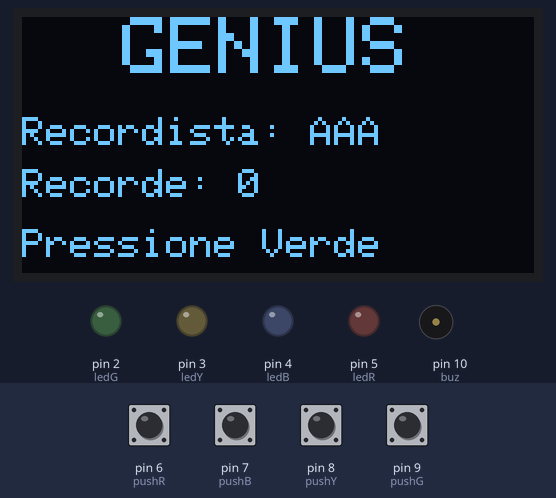
Simulated run of this sketch. Board: Arduino Uno, built with avr-gcc and run on an emulated ATmega328P. On the bench: 128×64 one-colour display, output pins drawn as LEDs (lit = HIGH), buzzer (waves = sounding). The inputs (shaded band) are chosen by the test bench; at power-on: pin 6 (pushR), pin 7 (pushB), pin 8 (pushY), pin 9 (pushG) LOW. Random numbers use the default seed unless the sketch sets one; EEPROM starts erased.

Above: at 0.8 s.
0.9 s: pin 9 (pushG) pulled HIGH for 0.15 s
At 1.7 s:
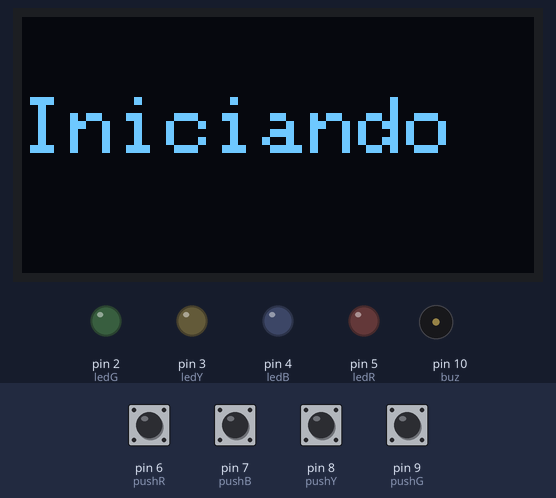
4.0 s: pin 6 (pushR) pulled HIGH for 1 s
At 6.6 s:
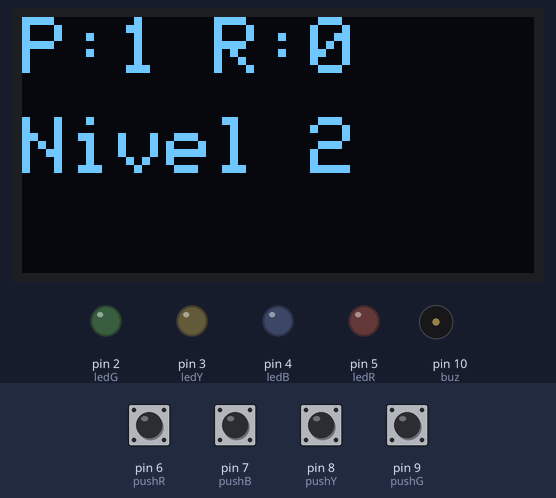
8.0 s: pin 7 (pushB) pulled HIGH for 1 s
At 12.1 s:
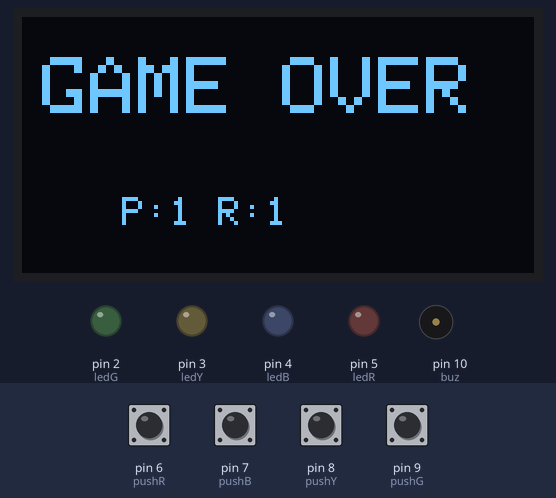
16.7 s: pin 8 (pushY) pulled HIGH for 0.15 s
At 17.4 s:
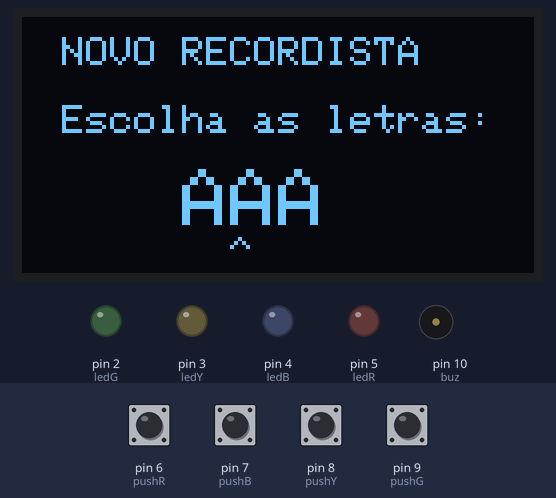
18.5 s: pin 6 (pushR) pulled HIGH for 0.15 s
At 19.9 s:
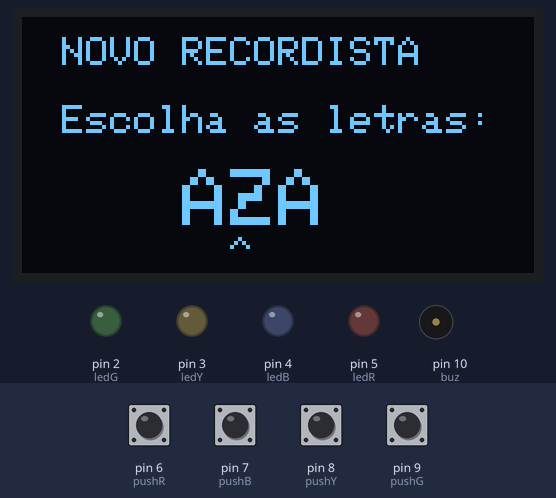
20.3 s: pin 6 (pushR) pulled HIGH for 0.15 s
At 21.3 s:
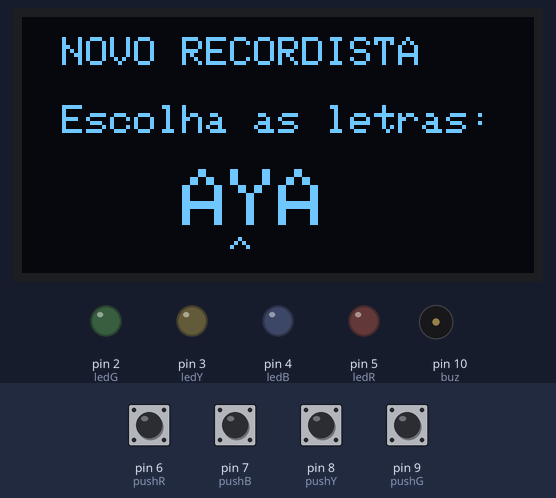
Timing chart, 0 to 23.1 s (numbered marks = the images above; inputs shaded):
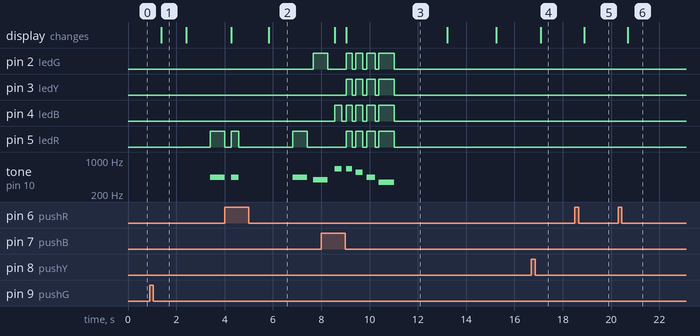

The sketch:

genius_wokwi1.2.ino
```cpp
// Mudanças feitas: adição de registro de nome do recordista

#include <Wire.h>
#include <Adafruit_GFX.h>
#include <Adafruit_SSD1306.h>
#include <EEPROM.h>
#include <string.h>

#define SCREEN_WIDTH 128
#define SCREEN_HEIGHT 64

Adafruit_SSD1306 display(SCREEN_WIDTH, SCREEN_HEIGHT, &Wire, -1);

// LEDs
#define ledG 2
#define ledY 3
#define ledB 4
#define ledR 5

// Botoes
#define pushR 6
#define pushB 7
#define pushY 8
#define pushG 9

// Buzzer
#define buz 10

// EEPROM
#define EEPROM_RECORD 0
#define EEPROM_NAME 1

byte sequencia[90];

int rodada = 0;
int recorde = 0;
bool gameOver = false;

// Nome do recordista
char nomeRecordista[4] = "AAA";

// Ordem: Verde, Vermelho, Amarelo, Azul
int leds[4] = {ledG, ledR, ledY, ledB};
int tons[4] = {392, 440, 554, 659};

void tocarMelodia(const int notas[], const int dur[],
                  int quantidade, bool piscarLeds) {

  for (int i = 0; i < quantidade; i++) {

    tone(buz, notas[i]);

    if (piscarLeds) {
      for (int j = 0; j < 4; j++) {
        digitalWrite(leds[j], HIGH);
      }
    }

    delay(dur[i]);

    noTone(buz);

    for (int j = 0; j < 4; j++) {
      digitalWrite(leds[j], LOW);
    }

    delay(150);
  }
}

void toqueGameOver() {

  int notas[] = {659, 554, 440, 349};
  int dur[] = {250, 300, 350, 650};

  tocarMelodia(notas, dur, 4, true);
}

void toqueNovoRecorde() {

  int notas[] = {523, 659, 784, 1047};
  int dur[] = {200, 200, 200, 500};

  tocarMelodia(notas, dur, 4, true);
}

void toqueVitoria() {

  int notas[] = {523, 659, 784, 1047, 1318, 1568};
  int dur[] = {180, 180, 180, 250, 250, 700};

  tocarMelodia(notas, dur, 6, true);
}

void aguardarSoltar(int botao) {

  while (digitalRead(botao) == HIGH);

  delay(200);
}

void cadastrarRecordista() {

  char nome[4] = {'A', 'A', 'A', '\0'};
  int posicao = 0;

  while (posicao < 3) {

    display.clearDisplay();

    display.setTextSize(1);
    display.setCursor(10, 5);
    display.print("NOVO RECORDISTA");

    display.setCursor(10, 22);
    display.print("Escolha as letras:");

    display.setTextSize(2);
    display.setCursor(40, 38);
    display.print(nome);

    display.setTextSize(1);
    display.setCursor(40 + (posicao * 12), 55);
    display.print("^");

    display.display();

    // Avancar letra - Verde
    if (digitalRead(pushG) == HIGH) {

      nome[posicao]++;

      if (nome[posicao] > 'Z') {
        nome[posicao] = 'A';
      }

      aguardarSoltar(pushG);
    }

    // Retroceder letra - Vermelho
    else if (digitalRead(pushR) == HIGH) {

      nome[posicao]--;

      if (nome[posicao] < 'A') {
        nome[posicao] = 'Z';
      }

      aguardarSoltar(pushR);
    }

    // Confirmar letra - Amarelo
    else if (digitalRead(pushY) == HIGH) {

      aguardarSoltar(pushY);

      posicao++;
    }
  }

  nome[3] = '\0';

  strcpy(nomeRecordista, nome);

  // Salva o nome na EEPROM
  for (int i = 0; i < 3; i++) {
    EEPROM.update(EEPROM_NAME + i, nomeRecordista[i]);
  }

  display.clearDisplay();

  display.setTextSize(2);
  display.setCursor(20, 15);
  display.print("NOME");

  display.setCursor(20, 38);
  display.print("SALVO!");

  display.display();

  delay(2000);
}

bool atualizarRecordista(int pontuacao) {

  if (pontuacao > recorde) {

    recorde = pontuacao;

    EEPROM.update(EEPROM_RECORD, recorde);

    return true;
  }

  return false;
}

void mostrarRecordista() {

  display.clearDisplay();

  display.setTextSize(1);
  display.setCursor(30, 5);
  display.print("RECORDISTA");

  display.setTextSize(2);
  display.setCursor(40, 20);
  display.print(nomeRecordista);

  display.setTextSize(1);
  display.setCursor(25, 45);
  display.print("Recorde: ");
  display.print(recorde);

  display.display();
}

void mostrarSequencia() {

  for (int i = 0; i < rodada; i++) {

    digitalWrite(leds[sequencia[i]], HIGH);

    tone(buz, tons[sequencia[i]]);

    delay(600);

    digitalWrite(leds[sequencia[i]], LOW);

    noTone(buz);

    delay(250);
  }
}


bool jogadorAcertou() {

  for (int i = 0; i < rodada; i++) {

    int resposta = -1;

    while (resposta == -1) {

      if (digitalRead(pushG) == HIGH) resposta = 0;
      if (digitalRead(pushR) == HIGH) resposta = 1;
      if (digitalRead(pushY) == HIGH) resposta = 2;
      if (digitalRead(pushB) == HIGH) resposta = 3;
    }

    digitalWrite(leds[resposta], HIGH);

    tone(buz, tons[resposta]);

    delay(300);

    digitalWrite(leds[resposta], LOW);

    noTone(buz);

    // Aguarda soltar todos os botoes
    while (
      digitalRead(pushG) == HIGH ||
      digitalRead(pushR) == HIGH ||
      digitalRead(pushY) == HIGH ||
      digitalRead(pushB) == HIGH
    );

    if (resposta != sequencia[i]) {
      return false;
    }
  }

  return true;
}

void setup() {

  pinMode(ledG, OUTPUT);
  pinMode(ledR, OUTPUT);
  pinMode(ledY, OUTPUT);
  pinMode(ledB, OUTPUT);

  pinMode(pushG, INPUT);
  pinMode(pushR, INPUT);
  pinMode(pushY, INPUT);
  pinMode(pushB, INPUT);

  pinMode(buz, OUTPUT);

  // Inicializa OLED
  if (!display.begin(SSD1306_SWITCHCAPVCC, 0x3C)) {
    while (true);
  }

  display.setTextColor(SSD1306_WHITE);

  // Recupera recorde
  recorde = EEPROM.read(EEPROM_RECORD);

  if (recorde > 90) {
    recorde = 0;
    EEPROM.update(EEPROM_RECORD, recorde);
  }

  // Recupera nome do recordista
  for (int i = 0; i < 3; i++) {
    nomeRecordista[i] = EEPROM.read(EEPROM_NAME + i);
  }

  nomeRecordista[3] = '\0';

  // Verifica se o nome recuperado e valido
  for (int i = 0; i < 3; i++) {

    if (nomeRecordista[i] < 'A' ||
        nomeRecordista[i] > 'Z') {

      strcpy(nomeRecordista, "AAA");

      for (int j = 0; j < 3; j++) {
        EEPROM.update(EEPROM_NAME + j, nomeRecordista[j]);
      }

      break;
    }
  }

  randomSeed(millis());

  // Tela inicial
  display.clearDisplay();

  display.setTextSize(2);
  display.setCursor(25, 0);
  display.print("GENIUS");

  display.setTextSize(1);
  display.setCursor(0, 25);
  display.print("Recordista: ");
  display.print(nomeRecordista);

  display.setCursor(0, 38);
  display.print("Recorde: ");
  display.print(recorde);

  display.setCursor(0, 53);
  display.print("Pressione Verde");

  display.display();

  // Aguarda pressionar verde
  while (digitalRead(pushG) == LOW);

  // Aguarda soltar verde
  while (digitalRead(pushG) == HIGH);

  delay(300);
}

void loop() {

  rodada = 0;
  gameOver = false;

  display.clearDisplay();

  display.setTextSize(2);
  display.setCursor(0, 20);
  display.print("Iniciando");

  display.display();

  delay(1000);

  while (!gameOver) {

    sequencia[rodada] = random(4);
    rodada++;

    // Mostra pontuacao e nivel
    display.clearDisplay();

    display.setTextSize(2);
    display.setCursor(0, 0);

    display.print("P:");
    display.print(rodada - 1);

    display.print(" R:");
    display.print(recorde);

    display.setCursor(0, 25);
    display.print("Nivel ");
    display.print(rodada);

    display.display();

    delay(1000);

    // Reproduz sequencia
    mostrarSequencia();

    // Mostra vez do jogador
    display.clearDisplay();

    display.setTextSize(2);
    display.setCursor(0, 0);

    display.print("P:");
    display.print(rodada - 1);

    display.print(" R:");
    display.print(recorde);

    display.setCursor(0, 25);
    display.print("Sua vez!");

    display.display();

    // Verifica se o jogador errou
    if (!jogadorAcertou()) {

      int pontuacao = rodada - 1;
      bool novoRecorde = atualizarRecordista(pontuacao);

      gameOver = true;

      display.clearDisplay();

      display.setTextSize(2);
      display.setCursor(5, 10);
      display.print("GAME OVER");

      display.setTextSize(1);
      display.setCursor(25, 45);
      display.print("P:");
      display.print(pontuacao);

      display.print(" R:");
      display.print(recorde);

      display.display();

      toqueGameOver();

      delay(2000);

      // Verifica o recorde
      if (novoRecorde) {

        display.clearDisplay();

        display.setTextSize(2);
        display.setCursor(5, 5);
        display.print("Parabens!");

        display.setTextSize(1);
        display.setCursor(5, 30);
        display.print("NOVO RECORDE!");

        display.setCursor(5, 45);
        display.print("Pontuacao: ");
        display.print(pontuacao);

        display.display();

        delay(2000);

        // Cadastra o nome do recordista
        cadastrarRecordista();

        // Toca o som de novo recorde
        toqueNovoRecorde();
      }

      // Mostra o resultado final
      delay(2000);

      mostrarRecordista();

      delay(2000);

      // Aguarda nova partida
      display.clearDisplay();

      display.setTextSize(1);
      display.setCursor(15, 25);
      display.print("Pressione Verde");

      display.display();

      while (digitalRead(pushG) == LOW);
      while (digitalRead(pushG) == HIGH);

      delay(300);
    }

    // Vitória na fase 90
    if (rodada == 90 && !gameOver) {

      // Verifica se a fase 90 tambem estabeleceu um novo recorde
      bool novoRecorde = atualizarRecordista(90);

      display.clearDisplay();

      display.setTextSize(2);
      display.setCursor(5, 10);
      display.print("PARABENS!");

      display.setTextSize(1);
      display.setCursor(40, 45);
      display.print("Fase 90");

      display.display();

      delay(1000);

      // Se for novo recorde, cadastra o nome
      if (novoRecorde) {

        display.clearDisplay();

        display.setTextSize(1);
        display.setCursor(5, 15);
        display.print("NOVO RECORDISTA!");

        display.setCursor(5, 35);
        display.print("Fase 90 concluida!");

        display.display();

        delay(2000);

        cadastrarRecordista();

        toqueNovoRecorde();
      }

      // Toca a melodia especial de vitoria
      toqueVitoria();

      mostrarRecordista();

      while (true);
    }

    delay(800);
  }
}
```

Measured:
- after the input at 0.9 s, pin 5 (ledR): LOW → HIGH after 2.5 s; tone on pin 10 (buz): silent → 440 Hz after 2.5 s; the display: changes after 0.48 s (image 1)
- after the input at 4.0 s, pin 2 (ledG): LOW → HIGH after 3.7 s
- after the input at 8.0 s, pin 3 (ledY), pin 5 (ledR): LOW → HIGH after 1.0 s, then repeats every 0.45 s: LOW 0.15 s, HIGH 0.30 s; pin 4 (ledB): goes 4 × (HIGH 0.30 s, LOW 0.17 s), HIGH 0.65 s, then LOW, starting after 0.56 s
- after the input at 16.7 s, the display: changes after 0.38 s (image 4)
- after the input at 18.5 s, the display: changes after 0.38 s (image 5)
- after the input at 20.3 s, the display: changes after 0.38 s (image 6)
- what the display in image 1 shows lasts 1.0 s, from 1.4 s to 2.4 s
